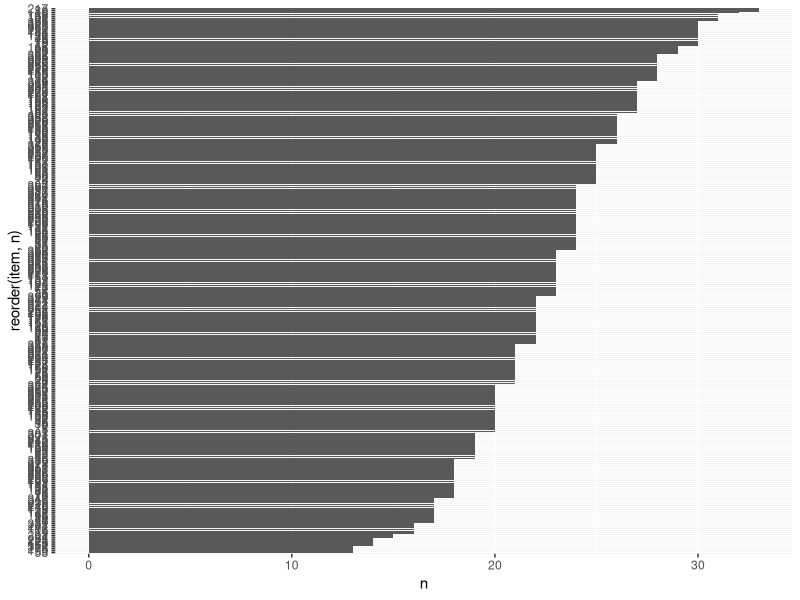
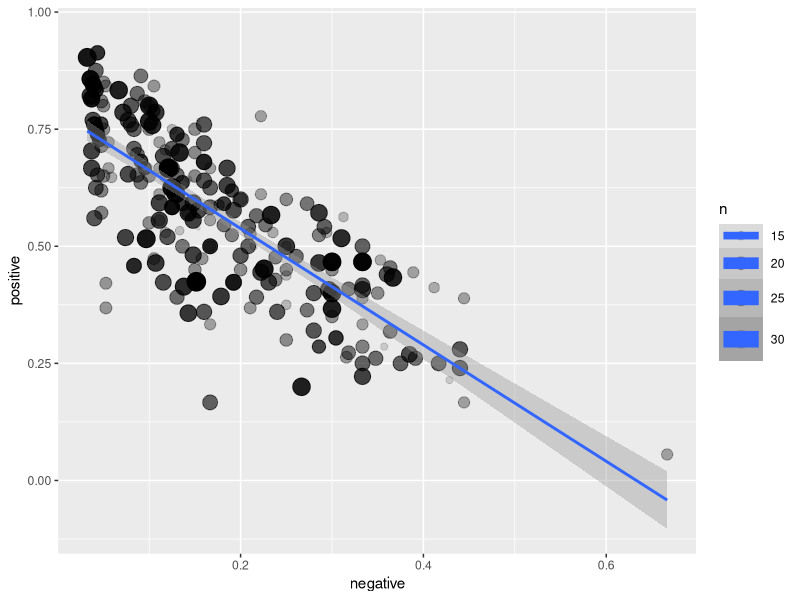

Write the R code that produced these figures, in order.
## ---- chunk 1
library(tidyverse)

at_health_facilities <- read_csv("data/at_health_facilities.csv")

at_health_facilities

## ---- chunk 2

at_health_facilities %>%
  select(iso3) %>%
  distinct() %>%
  summarise(n = n())

## ---- chunk 3
# 

at_health_facilities %>%
  rename(age_15_17 = `age 15-17`,
         age_20_34 = `age 20-34`) %>%
  mutate(age_20_34 = as.double(age_20_34)) %>%
  filter(age_15_17 != is.na(age_15_17) | age_20_34 != is.na(age_20_34)) %>%
  group_by(iso3) %>%
  summarise(max_year = max(year), min_year = min(year)) %>%
  mutate(year_diff = max_year - min_year) %>%
  arrange(-year_diff)

## ---- chunk 4
at_health_facilities %>%
  rename(age_15_17 = `age 15-17`,
         age_20_34 = `age 20-34`) %>%
  mutate(age_20_34 = as.double(age_20_34)) %>%
  filter(age_15_17 != is.na(age_15_17) | age_20_34 != is.na(age_20_34)) %>%
  group_by(iso3) %>%
  summarise(number_iso3_entries = n()) %>%
  filter(number_iso3_entries >= 3) 

## ---- chunk 5
at_health_facilities %>%
  rename(age_15_17 = `age 15-17`,
         age_20_34 = `age 20-34`) %>%
  mutate(age_20_34 = as.double(age_20_34)) %>%
  filter(age_15_17 != is.na(age_15_17) | age_20_34 != is.na(age_20_34)) %>%
  filter(age_15_17 == 100 | age_20_34 == 100) %>%
  select(iso3) %>%
  distinct()

## ---- chunk 6
hiv <- read_csv("data/infant_hiv.csv")

# First melt entire dataframe to get columns and values together, then separate out the column info. 

hiv %>%
  pivot_longer(-ISO3, names_to = "year", values_to = "percent") %>%
  separate(year, c("year","label")) %>%
  mutate(year = as.integer(year)) %>% 
  mutate(percent = str_remove_all(string = percent, pattern = "-")) %>%
  mutate(percent = str_remove_all(string = percent, pattern = ">95%")) %>%
  mutate(percent = str_remove_all(string = percent, pattern = "%")) %>%
  mutate(percent = as.integer(percent)) 


clean_hiv_table <- function(hiv_table) {
  hiv_table %>%
    pivot_longer(-ISO3, names_to = "year", values_to = "percent") %>%
    separate(year, c("year", "label")) %>%
    mutate(year = as.integer(year)) %>%
    mutate(percent = str_remove_all(string = percent, pattern = "-")) %>%
    mutate(percent = str_remove_all(string = percent, pattern = ">95%")) %>%
    mutate(percent = str_remove_all(string = percent, pattern = "%")) %>%
    mutate(percent = as.integer(percent))
  
}

clean_hiv_table(hiv)

## ---- chunk 7
ranking <- read_csv("data/ranking.csv")

ranking %>%
  group_by(item)

# 284 total items 

ranking %>%
  count(item) %>%
  ggplot(aes(x = reorder(item,n), y = n)) +
  geom_bar(stat = "identity") + 
  coord_flip()


ranking %>%
  count(item) -> count_table 

ranking %>%
  group_by(item, rank) %>%
  summarise(counts = n()) %>%
  mutate(per_item_total = sum(counts)) %>%
  mutate(relative_freq = counts/per_item_total) %>%
  filter(rank == "positive" | rank == "negative") %>%
  select(item, rank, relative_freq) %>% 
  pivot_wider(names_from = rank, values_from = relative_freq) %>%
  left_join(count_table, by = "item") %>%
  ggplot(aes(y = positive, x = negative, size = n, alpha = n)) +
  geom_point() +
  geom_smooth(method = "lm") 
  

